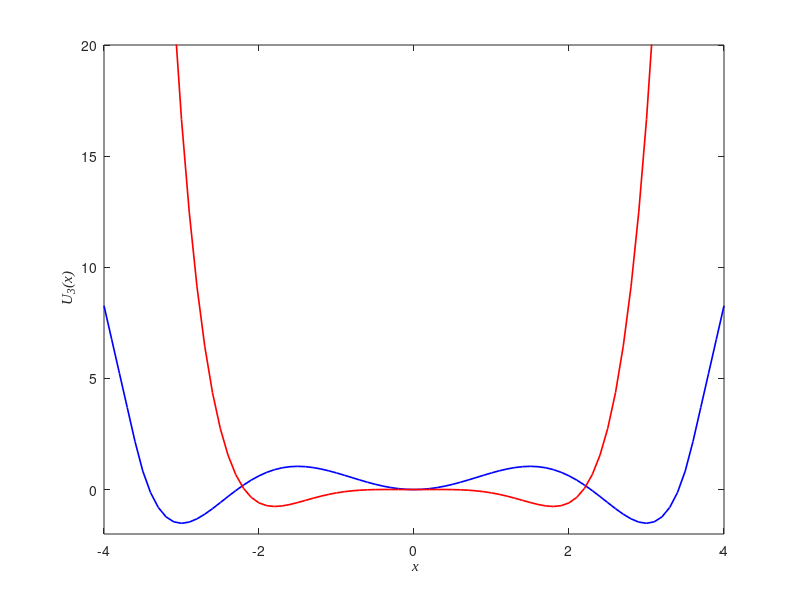

Recreate this plot in MATLAB.
clc;
clear all;
x=-4:0.1:4;
a=0.1;b=1;c=0.3;
m=3;
n=1.5;
lamda=1;
uc=a/2*x.^2-b/4*x.^4+c/6*x.^6;
k=0.528*a*m^3*(1.44*m^2-n^2);
d=a*(-0.020736*m^6+0.2016*m^4*n^2);
for i=1:length(x)
    if x(i)<= -1.2*m
       u(i)=-k*(x(i)+1.2*m)+d;
    end  
    if (x(i)>= (-1.2*m))&&(x(i)<= 0)
       u(i)=a*(x(i)^6/6-(m^2+n^2)/4*x(i)^4+m^2*n^2/2*x(i)^2);
    end
    if (x(i)>= 0)&&(x(i)<= (1.2*m*lamda))
       u(i)=a*lamda*((x(i)/lamda)^6/6-(m^2+n^2)/4*(x(i)/lamda)^4+m^2*n^2/2*(x(i)/lamda)^2);
    end  
    if x(i)>= 1.2*lamda*m
        u(i)=k*(x(i)-1.2*lamda*m)+d*lamda;
    end
end
figure(1);
plot(x,u,'-b','LineWidth',1.2); 
xlim([-4 4]);ylim([-2 20])
hold on
plot(x,uc,'-r','LineWidth',1.2); 
xlabel('{\it x}','Fontname', 'Times New Roman');ylabel('{\it U_3(x)}','Fontname', 'Times New Roman');
